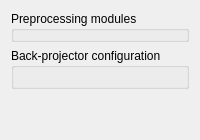
        <widget class="QWidget" name="tabProcSettings">
         <attribute name="title">
          <string>Processing configuration</string>
         </attribute>
         <layout class="QVBoxLayout" name="verticalLayout_4">
          <item>
           <widget class="QGroupBox" name="groupModuleConfig">
            <property name="sizePolicy">
             <sizepolicy hsizetype="Preferred" vsizetype="MinimumExpanding">
              <horstretch>0</horstretch>
              <verstretch>0</verstretch>
             </sizepolicy>
            </property>
            <property name="title">
             <string>Preprocessing modules</string>
            </property>
            <widget class="ModuleChainConfiguratorWidget" name="moduleconfigurator" native="true">
             <property name="geometry">
              <rect>
               <x>10</x>
               <y>30</y>
               <width>681</width>
               <height>291</height>
              </rect>
             </property>
             <property name="sizePolicy">
              <sizepolicy hsizetype="Preferred" vsizetype="MinimumExpanding">
               <horstretch>0</horstretch>
               <verstretch>0</verstretch>
              </sizepolicy>
             </property>
            </widget>
           </widget>
          </item>
          <item>
           <widget class="QGroupBox" name="groupBackProjConfig">
            <property name="title">
             <string>Back-projector configuration</string>
            </property>
            <layout class="QGridLayout" name="gridLayout_5">
             <item row="0" column="0" colspan="2">
              <widget class="SingleModuleConfiguratorWidget" name="ConfiguratorBackProj" native="true">
               <property name="sizePolicy">
                <sizepolicy hsizetype="Preferred" vsizetype="Preferred">
                 <horstretch>0</horstretch>
                 <verstretch>0</verstretch>
                </sizepolicy>
               </property>
              </widget>
             </item>
            </layout>
           </widget>
          </item>
          <item>
           <spacer name="verticalSpacer_3">
            <property name="orientation">
             <enum>Qt::Vertical</enum>
            </property>
            <property name="sizeHint" stdset="0">
             <size>
              <width>20</width>
              <height>40</height>
             </size>
            </property>
           </spacer>
          </item>
         </layout>
        </widget>
